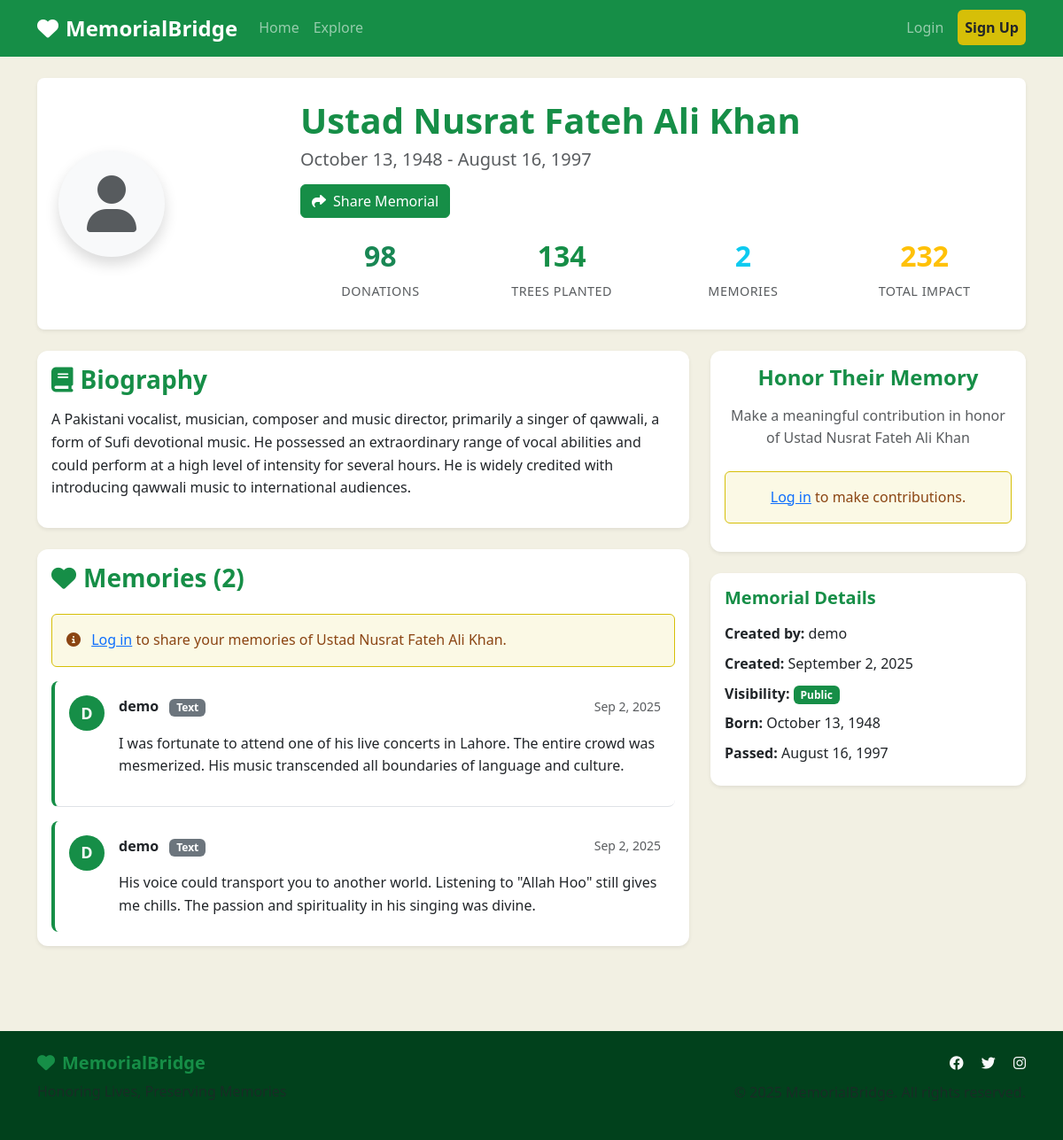
The app's page /m/ustad-nusrat-fateh-ali-khan/ with its own data.
### main_app/models.py (models this page shows, shortened)
class Memorial(models.Model):
    VISIBILITY_CHOICES = [
        ('public', 'Public'),
        ('private', 'Private'),
    ]
    owner = models.ForeignKey(UserProfile, on_delete=models.CASCADE, related_name='memorials')
    name = models.CharField(max_length=200)
    slug = models.SlugField(unique=True, blank=True)
    dob = models.DateField(null=True, blank=True, verbose_name="Date of Birth")
    dod = models.DateField(null=True, blank=True, verbose_name="Date of Passing")
    bio = models.TextField(blank=True, help_text="Biography or description")
    cover_image = models.ImageField(upload_to='memorial_covers/', blank=True, null=True)
    visibility = models.CharField(max_length=10, choices=VISIBILITY_CHOICES, default='public')
    donations_count = models.IntegerField(default=0)
    trees_planted_count = models.IntegerField(default=0)
    created_at = models.DateTimeField(auto_now_add=True)
    updated_at = models.DateTimeField(auto_now=True)
    class Meta:
        ordering = ['-created_at']
    def total_contributions(self):
        return self.donations_count + self.trees_planted_count

class Memory(models.Model):
    MEMORY_TYPES = [
        ('text', 'Text'),
        ('image', 'Image'),
        ('video', 'Video'),
    ]
    memorial = models.ForeignKey(Memorial, on_delete=models.CASCADE, related_name='memories')
    author = models.ForeignKey(User, on_delete=models.CASCADE)
    type = models.CharField(max_length=10, choices=MEMORY_TYPES)
    content = models.TextField(blank=True, help_text="Text content for text memories")
    image = models.ImageField(upload_to='memory_images/', blank=True, null=True)
    video_url = models.URLField(blank=True, help_text="YouTube or other video URL")
    created_at = models.DateTimeField(auto_now_add=True)
    class Meta:
        ordering = ['-created_at']
        verbose_name_plural = 'Memories'

class UserProfile(models.Model):
    user = models.OneToOneField(User, on_delete=models.CASCADE)
    verified = models.BooleanField(default=False)

### main_app/views.py (the view, shortened to what this page needs)
# urls.py: path('m/<slug:slug>/', views.memorial_detail, name='memorial_detail'),
def memorial_detail(request, slug):
    memorial = get_object_or_404(Memorial, slug=slug)
    if memorial.visibility == 'private' and (
        not request.user.is_authenticated or
        memorial.owner.user != request.user
    ):
        messages.error(request, "This memorial is private.")
        return redirect('explore')
    memories = memorial.memories.all()
    memory_form = MemoryForm()
    context = {
        'memorial': memorial,
        'memories': memories,
        'memory_form': memory_form,
        'can_edit': request.user.is_authenticated and memorial.owner.user == request.user
    }
    return render(request, 'main_app/memorial_detail.html', context)

### templates/main_app/memorial_detail.html (shortened to what this page needs)
{% extends 'base.html' %}
{% load static %}
{% block content %}
<div class="container py-4">
    <div class="row mb-4">
        <div class="col-12">
            <div class="memorial-header bg-white rounded-3 shadow-sm p-4">
                <div class="row align-items-center">
                    <div class="col-md-3 text-center text-md-start">
                        {% if memorial.cover_image %}
                        <img src="{{ memorial.cover_image.url }}" class="memorial-profile-img rounded-circle shadow" alt="{{ memorial.name }}">
                        {% else %}
                        <div class="memorial-profile-placeholder rounded-circle shadow d-inline-flex align-items-center justify-content-center bg-light">
                            <i class="fas fa-user fa-4x text-muted"></i>
                        </div>
                        {% endif %}
                    </div>
                    <div class="col-md-9 mt-3 mt-md-0">
                        <h1 class="memorial-name fw-bold text-primary mb-2">{{ memorial.name }}</h1>
                        {% if memorial.dob and memorial.dod %}
                        <p class="memorial-dates text-muted h5 mb-3">
                            {{ memorial.dob|date:"F j, Y" }} - {{ memorial.dod|date:"F j, Y" }}
                        </p>
                        {% endif %}
                        <div class="memorial-actions d-flex flex-wrap gap-2 mb-3">
                            <button class="btn btn-primary copy-link-btn" data-slug="{{ memorial.slug }}">
                                <i class="fas fa-share me-2"></i>Share Memorial
                            </button>
                        </div>
                        <div class="memorial-stats">
                            <div class="row">
                                <div class="col-6 col-md-3">
                                    <div class="stat-box text-center">
                                        <div class="stat-number text-success fw-bold h4">{{ memorial.donations_count }}</div>
                                        <div class="stat-label text-muted small">Donations</div>
                                    </div>
                                </div>
                                <div class="col-6 col-md-3">
                                    <div class="stat-box text-center">
                                        <div class="stat-number text-primary fw-bold h4">{{ memorial.trees_planted_count }}</div>
                                        <div class="stat-label text-muted small">Trees Planted</div>
                                    </div>
                                </div>
                                <div class="col-6 col-md-3">
                                    <div class="stat-box text-center">
                                        <div class="stat-number text-info fw-bold h4">{{ memories.count }}</div>
                                        <div class="stat-label text-muted small">Memories</div>
                                    </div>
                                </div>
                                <div class="col-6 col-md-3">
                                    <div class="stat-box text-center">
                                        <div class="stat-number text-warning fw-bold h4">{{ memorial.total_contributions }}</div>
                                        <div class="stat-label text-muted small">Total Impact</div>
                                    </div>
                                </div>
                            </div>
                        </div>
                    </div>
                </div>
            </div>
        </div>
    </div>
    <div class="row">
        <div class="col-lg-8">
            {% if memorial.bio %}
            <div class="card border-0 shadow-sm mb-4">
                <div class="card-body">
                    <h3 class="card-title text-primary mb-3">
                        <i class="fas fa-book me-2"></i>Biography
                    </h3>
                    <p class="card-text lh-lg">{{ memorial.bio|linebreaks }}</p>
                </div>
            </div>
            {% endif %}
            <div class="card border-0 shadow-sm mb-4">
                <div class="card-body">
                    <h3 class="card-title text-primary mb-4">
                        <i class="fas fa-heart me-2"></i>Memories ({{ memories.count }})
                    </h3>
                    {% if user.is_authenticated %}
                    <div class="add-memory-section mb-4 p-3 bg-light rounded">
                        <h5 class="mb-3">Share a Memory</h5>
                        <form method="post" enctype="multipart/form-data">
                            {% csrf_token %}
                            <input type="hidden" name="memory_submit" value="1">
                            <div class="row">
                                <div class="col-md-3 mb-3">
                                    {{ memory_form.type.label_tag }}
                                    {{ memory_form.type }}
                                </div>
                                <div class="col-md-9 mb-3">
                                    <div id="memory-content-field">
                                        {{ memory_form.content.label_tag }}
                                        {{ memory_form.content }}
                                    </div>
                                    <div id="memory-image-field" style="display: none;">
                                        {{ memory_form.image.label_tag }}
                                        {{ memory_form.image }}
                                    </div>
                                    <div id="memory-video-field" style="display: none;">
                                        {{ memory_form.video_url.label_tag }}
                                        {{ memory_form.video_url }}
                                    </div>
                                </div>
                            </div>
                            <button type="submit" class="btn btn-primary">
                                <i class="fas fa-plus me-2"></i>Add Memory
                            </button>
                        </form>
                    </div>
                    {% else %}
                    <div class="alert alert-info">
                        <i class="fas fa-info-circle me-2"></i>
                        <a href="{% url 'login' %}">Log in</a> to share your memories of {{ memorial.name }}.
                    </div>
                    {% endif %}
                    <div class="memories-list">
                        {% for memory in memories %}
                        <div class="memory-item border-bottom pb-3 mb-3">
                            <div class="d-flex align-items-start">
                                <div class="memory-avatar me-3">
                                    <div class="avatar-circle bg-primary text-white rounded-circle d-flex align-items-center justify-content-center">
                                        {{ memory.author.username|first|upper }}
                                    </div>
                                </div>
                                <div class="memory-content flex-grow-1">
                                    <div class="memory-header d-flex justify-content-between align-items-center mb-2">
                                        <div>
                                            <strong>{{ memory.author.username }}</strong>
                                            <span class="badge bg-secondary ms-2">{{ memory.get_type_display }}</span>
                                        </div>
                                        <small class="text-muted">{{ memory.created_at|date:"M j, Y" }}</small>
                                    </div>
                                    {% if memory.type == 'text' %}
                                        <p class="memory-text">{{ memory.content|linebreaks }}</p>
                                    {% endif %}
                                </div>
                            </div>
                        </div>
                        {% empty %}
                        <div class="text-center py-4 text-muted">
                            <i class="fas fa-heart fa-3x mb-3"></i>
                            <p>No memories shared yet. Be the first to share a memory of {{ memorial.name }}.</p>
                        </div>
                        {% endfor %}
                    </div>
                </div>
            </div>
        </div>
        <div class="col-lg-4">
            <div class="card border-0 shadow-sm mb-4">
                <div class="card-body text-center">
                    <h4 class="card-title text-primary mb-3">Honor Their Memory</h4>
                    <p class="text-muted mb-4">Make a meaningful contribution in honor of {{ memorial.name }}</p>
                    <div class="d-grid gap-3">
                        {% if user.is_authenticated %}
                        <form method="post" class="d-inline">
                            {% csrf_token %}
                            <button type="submit" name="donate" class="btn btn-success btn-lg w-100">
                                <i class="fas fa-heart me-2"></i>Donate
                                <div class="small">Current: {{ memorial.donations_count }}</div>
                            </button>
                        </form>
                        <form method="post" class="d-inline">
                            {% csrf_token %}
                            <button type="submit" name="plant_tree" class="btn btn-primary btn-lg w-100">
                                <i class="fas fa-tree me-2"></i>Plant a Tree
                                <div class="small">Current: {{ memorial.trees_planted_count }}</div>
                            </button>
                        </form>
                        {% else %}
                        <div class="alert alert-info">
                            <a href="{% url 'login' %}">Log in</a> to make contributions.
                        </div>
                        {% endif %}
                    </div>
                </div>
            </div>
            <div class="card border-0 shadow-sm">
                <div class="card-body">
                    <h5 class="card-title text-primary mb-3">Memorial Details</h5>
                    <div class="memorial-details">
                        <div class="detail-item mb-2">
                            <strong>Created by:</strong> {{ memorial.owner.user.username }}
                        </div>
                        <div class="detail-item mb-2">
                            <strong>Created:</strong> {{ memorial.created_at|date:"F j, Y" }}
                        </div>
                        <div class="detail-item mb-2">
                            <strong>Visibility:</strong>
                            <span class="badge bg-{% if memorial.visibility == 'public' %}success{% else %}secondary{% endif %}">
                                {{ memorial.get_visibility_display }}
                            </span>
                        </div>
                        {% if memorial.dob %}
                        <div class="detail-item mb-2">
                            <strong>Born:</strong> {{ memorial.dob|date:"F j, Y" }}
                        </div>
                        {% endif %}
                        {% if memorial.dod %}
                        <div class="detail-item mb-2">
                            <strong>Passed:</strong> {{ memorial.dod|date:"F j, Y" }}
                        </div>
                        {% endif %}
                    </div>
                </div>
            </div>
        </div>
    </div>
</div>
{% endblock %}

### records on screen
Memorial: name "Ustad Nusrat Fateh Ali Khan", dob "October 13, 1948", dod "August 16, 1997", donations_count "98", trees_planted_count "134", count "2", total_contributions "232", bio "A Pakistani vocalist, musician, composer and music director, primarily a singer of qawwali, a form of Sufi devotional music. He possessed an extraordinary range of vocal abilities and could perform at a high level of intensity for several hours. He is widely credited with introducing qawwali music to international audiences.", owner.user.username "demo", created_at "September 2, 2025", visibility "Public"
Memory: author.username|first "D", author.username "demo", type "Text", created_at "Sep 2, 2025", content "I was fortunate to attend one of his live concerts in Lahore. The entire crowd was mesmerized. His music transcended all boundaries of language and culture."
Memory: author.username|first "D", author.username "demo", type "Text", created_at "Sep 2, 2025", content "His voice could transport you to another world. Listening to \"Allah Hoo\" still gives me chills. The passion and spirituality in his singing was divine."

### other values on screen
{{ memories.count }} "2"
